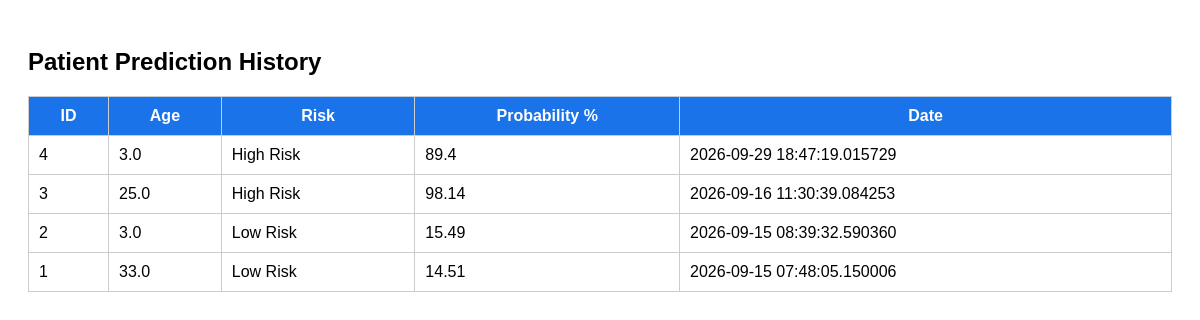
Before: /history with the older database file.
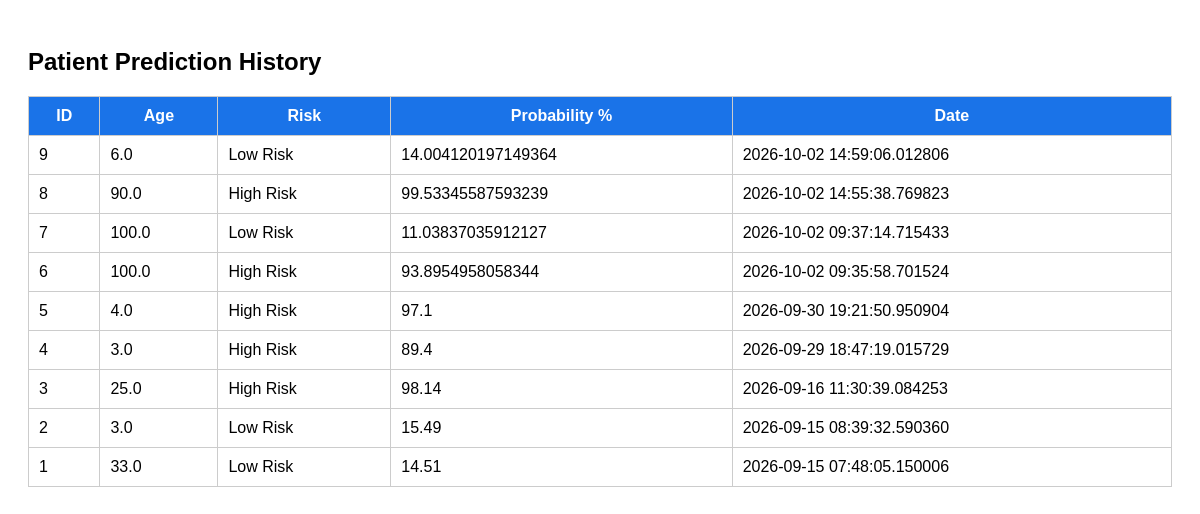
After: the same page with the newer database file.
### app.py (models this page shows)
class Patient(db.Model):
    id = db.Column(
        db.Integer,
        primary_key=True
    )
    patient_code = db.Column(
        db.String(50),
        nullable=True,
        index=True
    )
    age = db.Column(
        db.Float
    )
    gender = db.Column(
        db.Float
    )
    bmi = db.Column(
        db.Float
    )
    systolic = db.Column(
        db.Float
    )
    diastolic = db.Column(
        db.Float
    )
    cholesterol = db.Column(
        db.Float
    )
    risk = db.Column(
        db.String(50)
    )
    probability = db.Column(
        db.Float
    )
    date = db.Column(
        db.DateTime,
        default=datetime.utcnow
    )

### app.py (the view)
@app.route("/history")
def history():
    patients = Patient.query.order_by(
        Patient.date.desc()
    ).all()
    return render_template(
        "history.html",
        patients=patients
    )

### templates/history.html (shortened to what this page needs)
<!DOCTYPE html>
<html>
<head>
</head>
<body>
<h2>Patient Prediction History</h2>
<table>
    <tr>
        <th>ID</th>
        <th>Age</th>
        <th>Risk</th>
        <th>Probability %</th>
        <th>Date</th>
    </tr>
    {% for p in patients %}
    <tr>
        <td>{{ p.id }}</td>
        <td>{{ p.age }}</td>
        <td>{{ p.risk }}</td>
        <td>{{ p.probability }}</td>
        <td>{{ p.date }}</td>
    </tr>
    {% endfor %}
</table>
</body>
</html>

Changed rows visible on the page:
added Patient: id "9", age "6.0", risk "Low Risk", probability "14.004120197149364", date "2026-10-02 14:59:06.012806"
added Patient: id "8", age "90.0", risk "High Risk", probability "99.53345587593239", date "2026-10-02 14:55:38.769823"
added Patient: id "7", age "100.0", risk "Low Risk", probability "11.03837035912127", date "2026-10-02 09:37:14.715433"
added Patient: id "6", age "100.0", risk "High Risk", probability "93.8954958058344", date "2026-10-02 09:35:58.701524"
added Patient: id "5", age "4.0", risk "High Risk", probability "97.1", date "2026-09-30 19:21:50.950904"
